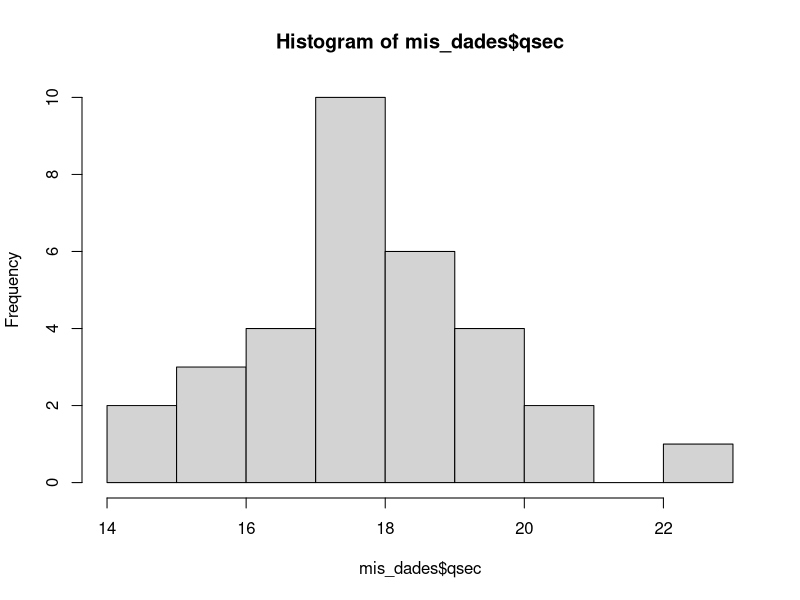
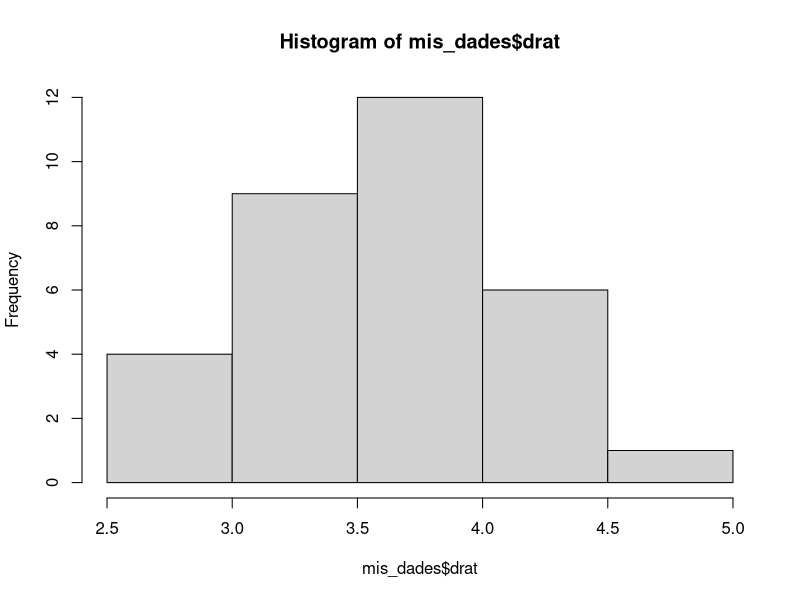

Reproduce these figures in R, in order.
#Codigo para problema 1mmm

mis_dades <- mtcars

mis_dades$qsec
mean(mis_dades$qsec)

hist(mis_dades$qsec)
table(cut(mis_dades$qsec,9))/32

freq <- table(cut(mis_dades$qsec,9))
tabla <- data.frame(ni=freq,
                    fi=freq/32,
                    Ni=cumsum(freq),
                    Fi=cumsum(freq)/32)

tabla
mis_dades$drat
hist(mis_dades$drat)

median(mis_dades$drat)

sort(mis_dades$drat)

quantile(mis_dades$drat)

quantile(mis_dades$mpg,0.18)

sort(mis_dades$cyl)

IQR(mis_dades$cyl)

quantile (mis_dades$cyl)

sd(mis_dades$cyl)
var(mis_dades$cyl)
